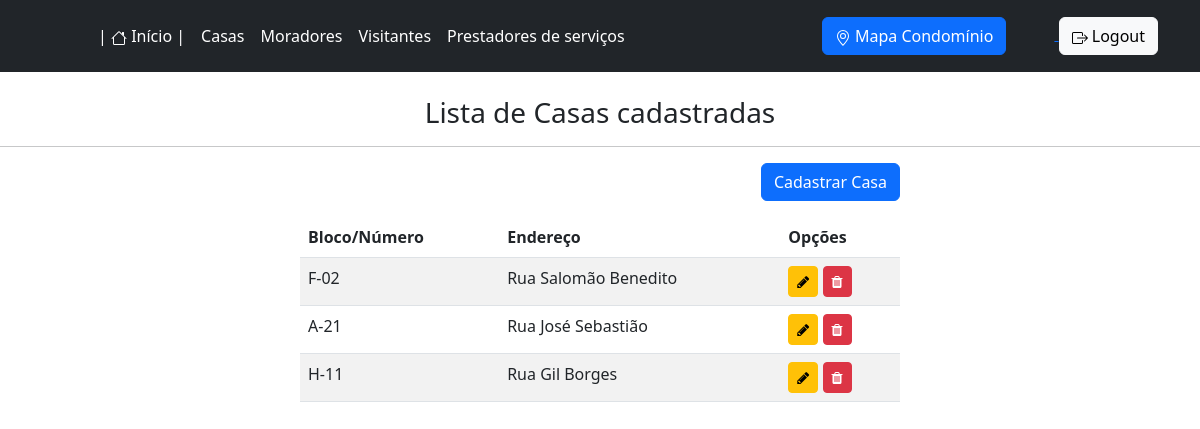
Screenshot of /listar/casas/ (signed in) with the database file from the repository.
### cadastros/models.py (models this page shows, shortened)
class Casa(models.Model):
    bloco_numero = models.CharField(max_length=7, help_text="Exemplo: G-36", verbose_name="Bloco e número")
    endereco = models.CharField(max_length=300, verbose_name="Endereço")

### cadastros/views.py (the view)
# urls.py: path('listar/casas/', CasaList.as_view(), name='listar-casas'),
class CasaList(LoginRequiredMixin, ListView):
    login_url = reverse_lazy ('login')
    model = Casa
    template_name = 'cadastros/listas/casa.html'

### cadastros/templates/cadastros/listas/casa.html (shortened to what this page needs)
{% extends 'paginas/modelo.html' %}
{% load static %}
{% load crispy_forms_tags %}
{% block conteudo %}
    {% if request.user.is_authenticated %}
    <br>
    <h3 align="center">Lista de Casas cadastradas</h3>
    <hr>
    <div align="right" class="col-md-6 mx-auto">
        <a href="{% url 'cadastrar-casa' %}" class="btn btn-primary">Cadastrar Casa</a>
    </div>
    <div class="table-responsive">
        <div class="col-md-6 mx-auto">
            <table class="table table-striped mt-3" id="tabela-listar">
                <thead>
                    <tr>
                        <th>Bloco/Número</th>
                        <th>Endereço</th>
                        <th>Opções</th>
                    </tr>
                </thead>
                <tbody>
                    {% for object in object_list %}
                    <tr>
                        <td> {{ object.bloco_numero }}</td>
                        <td> {{ object.endereco }}</td>
                        <td>
                            <a href="{% url 'editar-casa' object.pk %}" class="btn btn-warning btn-sm" title="Editar">
                                <i class="fa fa-pencil" aria-hidden="true"></i>
                            </a>
                            <a href="{% url 'excluir-casa' object.pk %}" class="btn btn-danger btn-sm" title="Excluir">
                                <i class="fa fa-trash" aria-hidden="true"></i>
                            </a>
                        </td>
                    </tr>
                    {% empty %}
                    <tr>
                        <td colspan="3">Nenhuma casa registrada.</td>
                    </tr>
                    {% endfor %}
                </tbody>
            </table>
        </div>
    </div>
    {% else %}
    <br>
    <h4 align="center">  Faça <a href="{% url 'login' %}">login</a> para obter acesso.</h4>
    {% endif %}
{% endblock %}

### rows the page displays
Casa: bloco_numero "F-02", endereco "Rua Salomão Benedito"
Casa: bloco_numero "A-21", endereco "Rua José Sebastião"
Casa: bloco_numero "H-11", endereco "Rua Gil Borges"
